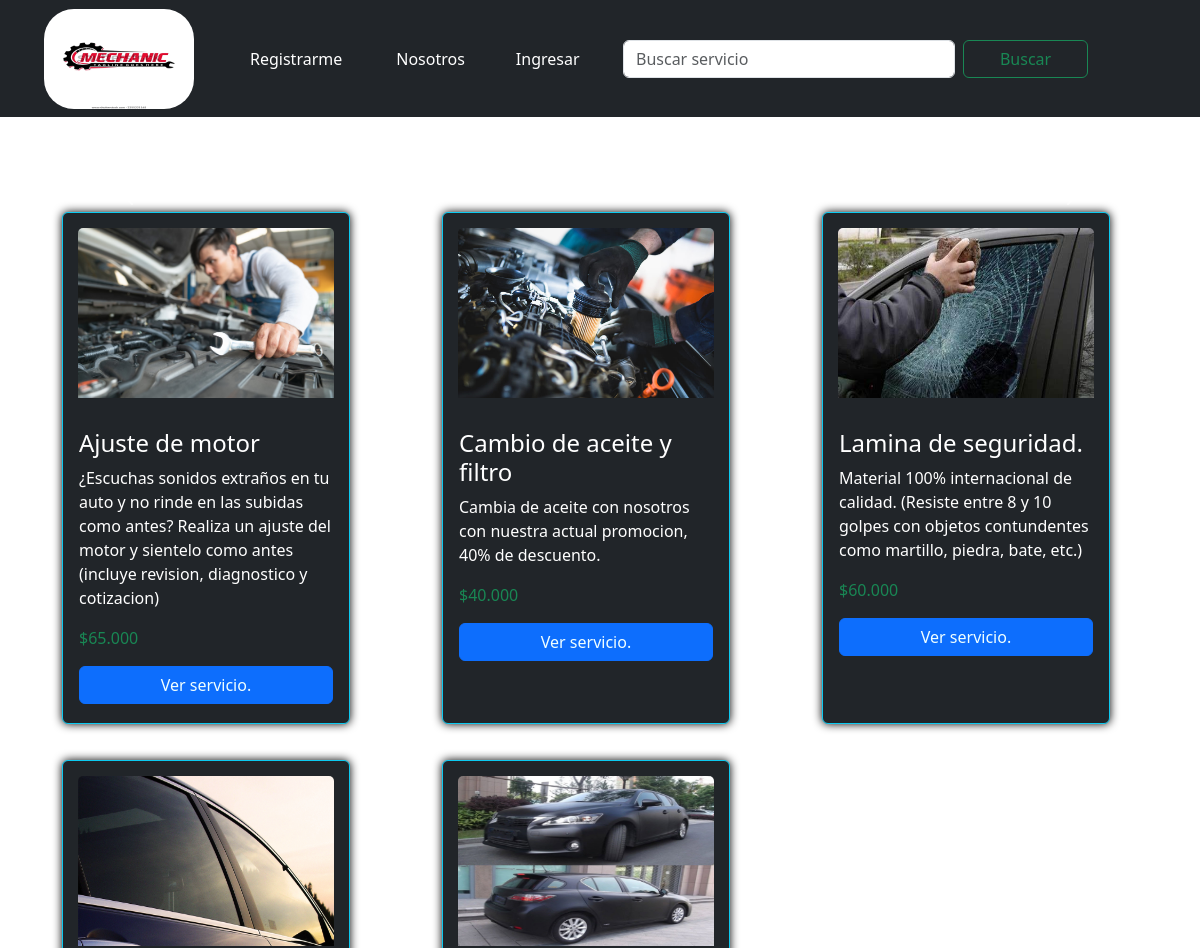
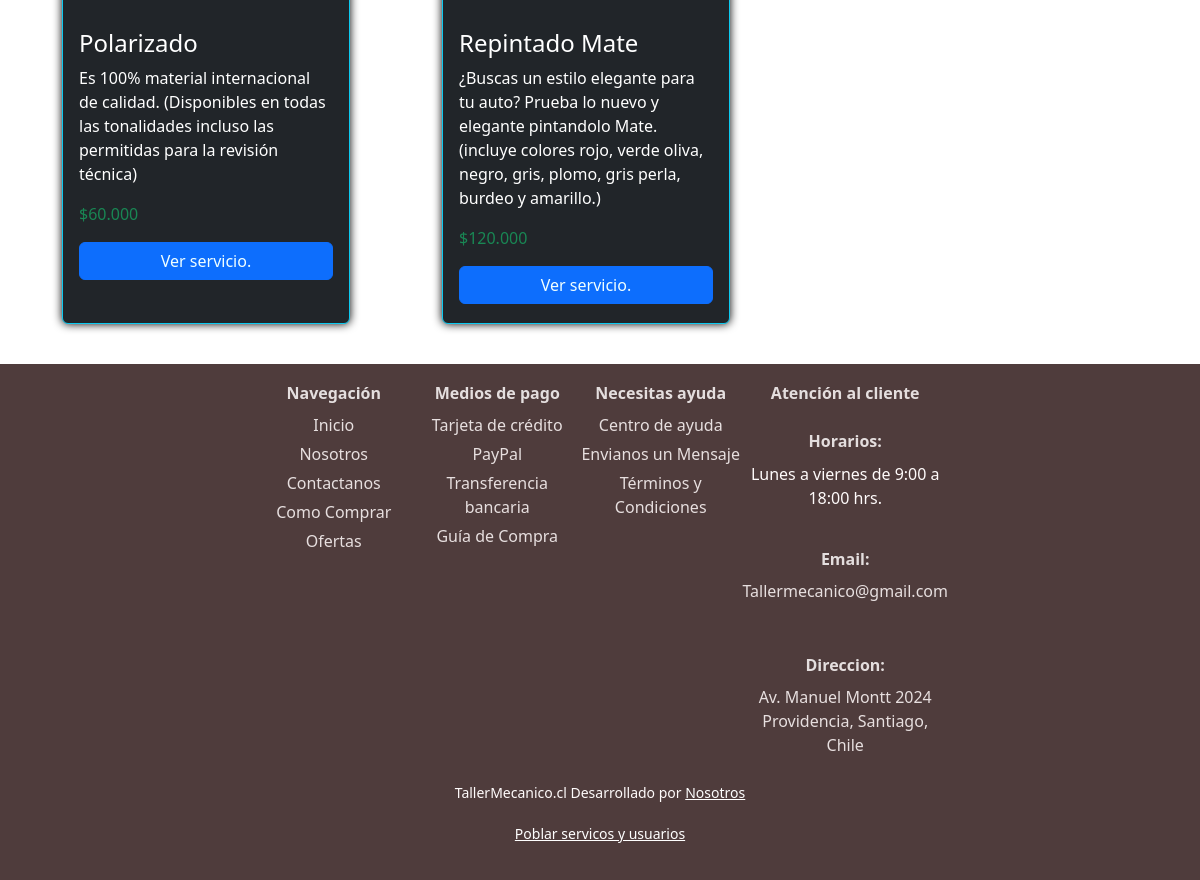
The page / on the database its author committed (2 pictures, top to bottom).
### core/models.py (models this page shows, shortened)
class Servicio(models.Model):
    nombre = models.CharField(max_length=100, blank=False, null=False, verbose_name='Nombre del servicio')
    descripcion = models.CharField(max_length=400, blank=False, null=False, verbose_name='Descripción')
    precio = models.IntegerField(blank=False, null=False, verbose_name='Precio')
    imagen = models.ImageField(upload_to='productos/', blank=False, null=False, verbose_name='Imagen')
    class Meta:
        db_table = 'Servicio'
        verbose_name = "Servicio"
        verbose_name_plural = "Servicios"
        ordering = [ 'nombre']

### core/views.py (the view)
# urls.py: path('', inicio, name="inicio"),
def inicio(request):
    if request.method == 'POST':
        buscar = request.POST.get('buscar')
        registros = Servicio.objects.filter(nombre__icontains=buscar).order_by('nombre')
    else:
        registros = Servicio.objects.all().order_by('nombre')
    servicios = []
    for registro in registros:
        servicios.append(obtener_info_producto(registro.id))
    datos = { 'servicios': servicios }
    return render(request, "core/inicio.html",datos)

### core/templatetags/custom_filters.py (called while the page is built)
@register.filter
def formatear_dinero(value):
    value = round(value)
    value = f'${value:,}'
    value = value.replace(',', '.')
    return value

### core/views.py (called while the page is built)
def obtener_info_producto(servicio_id):
    servicios = Servicio.objects.get(id=servicio_id)
    return {
        'id':servicios.id,
        'nombre': servicios.nombre,
        'descripcion': servicios.descripcion,
        'precio':servicios.precio,
        'imagen': servicios.imagen,
    }

### core/templates/core/inicio.html (shortened to what this page needs)
{% extends 'core/base.html' %}
{% load static %}
{% load custom_filters %}
    {% block content %}
    <body >
    <main role="main" class="carrusel">
        <div id="st1" class="container">
            <section class="text-center">
                <div id="carouselExampleIndicators" class="carousel slide bs2" data-bs-ride="carousel">
                    <div class="carousel-indicators active">
                        <button type="button" data-bs-target="#carouselExampleIndicators" data-bs-slide-to="0"
                            class="active" aria-current="true" aria-label="Slide 1"></button>
                        <button type="button" data-bs-target="#carouselExampleIndicators" data-bs-slide-to="1"
                            aria-label="Slide 2"></button>
                        <button type="button" data-bs-target="#carouselExampleIndicators" data-bs-slide-to="2"
                            aria-label="Slide 3"></button>
                    </div>
                    <button class="carousel-control-prev" type="button" data-bs-target="#carouselExampleIndicators"
                        data-bs-slide="prev">
                        <span class="carousel-control-prev-icon" aria-hidden="true"></span>
                    </button>
                    <button class="carousel-control-next" type="button" data-bs-target="#carouselExampleIndicators"
                        data-bs-slide="next">
                        <span class="carousel-control-next-icon" aria-hidden="true"></span>
                    </button>
                </div>
            </section>
        </div>
    </main>
    {% if servicios %}
    <div>
        <div class="container color">
            <div id="producto" class="row color">
                {% for servicio in servicios %}
                <div class="col-4">
					<div class="card text-bg-dark border-info mb-3" style="width: 18rem; margin:20px; height:32em;">
                        <img src="/media/{{ servicio.imagen }}" class="card-img-top" >
                        <div class="card-body">
                            <h4 class="card-title">{{ servicio.nombre }}</h4>
                            <p class="card-text">{{ servicio.descripcion }}</p>
                            <p class="text-success ">{{ servicio.precio|formatear_dinero }}</p>
                            <a id="cbp" href="{% url 'ficha' servicio.id %}"  class="btn btn-primary csc">Ver servicio.</a>
                        </div>
					</div>
				</div>
                {% endfor %}
            </div>
        </div>
    </div>
    {% else %}
        <h2>No se encontraron productos</h2>
    {% endif %}
    {% endblock content %}

### core/templates/core/base.html (shortened to what this page needs)
{% load static %}
<!DOCTYPE html>
<html lang="en">
<head>
    <link href="https://cdn.jsdelivr.net/npm/bootstrap@5.3.0-alpha1/dist/css/bootstrap.min.css" rel="stylesheet"
>
    <link rel="stylesheet" href="{% static 'core/CSS/footer.css' %}">
    <link rel="stylesheet" href="{% static 'core/CSS/cosas.css' %}">
</head>
<body class="bodystyle1">
    <nav class="navbar navbar-expand-lg navbar-dark bg-dark fixed-top"
    name="menu-superior"
    id="menu-superior">
        <div class="container-fluid">
        <a class="navbar-brand-margin-end"
        style="padding-left:2em;"
        href="{% url 'inicio' %}">
        <img class="logo-glock log  d-inline-block align-text-top"
            width="150"
            height="100"
            src="{% static 'core/img/logo.png' %}"
            alt="Logo">
        </a>
        <div  class="collapse navbar-collapse" id="navbarSupportedContent">
            <ul class="navbar-nav me-auto mb-2 mb-lg-0">
            {% if not user.is_authenticated %}
                <li class="nav-input">
                    <a style="margin-left: 48px;"
                    class="nav-link active"
                    aria-current="page"
                    href="{% url 'registro' %}"
                    >Registrarme</a>
                </li>
            {% endif %}
            <li class="nav-item">
                <a style="margin-left: 38px;"
                class="nav-link active"
                aria-current="page"
                href="{% url 'nosotros' %}"
                >Nosotros</a>
            </li>
            {% if not user.is_authenticated %}
                <li class="nav-item">
                    <a style="margin-left:35px;"
                    class="nav-link active"
                    aria-current="page"
                    href="{% url 'ingresar' %}"
                    >Ingresar</a>
                </li>
            {% endif %}
            </ul>
            <form method = "post" action = "{% url 'inicio' %}" class = "d-flex" role= "search">
                <input class = "form-control me-2"
                type = "search"
                placeholder = "Buscar servicio"
                aria-label = "Search"
                id = "buscar"
                name = "buscar">
                <button class = "btn btn-outline-success" style = "margin-right:100px; width:200px;"
                type = "submit"
                >Buscar</button>
            </form>
            </div>
        </div>
    </nav>
    <br><br><br><br><br><br><br><br>
    {% block content %}
    {% endblock content %}
    <br>
    <footer id="footerContainer">
        <div class="footer-container">
            <div class="footer-section">
                <h3>Navegación</h3>
                <ul>
                <li><a href="#">Inicio</a></li>
                <li><a href="{% url 'nosotros' %}">Nosotros</a></li>
                <li><a href="#">Contactanos</a></li>
                <li><a href="#">Como Comprar</a></li>
                <li><a href="#">Ofertas</a></li>
                </ul>
            </div>
            <div class="footer-section">
                <h3>Medios de pago</h3>
                <ul>
                <li><a href="#">Tarjeta de crédito</a></li>
                <li><a href="#">PayPal</a></li>
                <li><a href="#">Transferencia bancaria</a></li>
                <li><a href="#">Guía de Compra</a></li>
                </ul>
            </div>
            <div class="footer-section">
                <h3>Necesitas ayuda</h3>
                <ul>
                <li><a href="#">Centro de ayuda</a></li>
                <li><a href="#">Envianos un Mensaje</a></li>
                <li><a href="#">Términos y Condiciones</a></li>
                </ul>
            </div>
            <div class="footer-section">
                <h3 class="footer-section">Atención al cliente
                <br><br>
                <h3>Horarios:</h3>
                </h3>
                <P style="color: #fffbfb;">Lunes a viernes de 9:00 a 18:00 hrs.</P>
                <br>
            <ul>
                <li>
                <h3>Email:</h3>
                <a href="#">Tallermecanico@gmail.com</a></li>
                <br><br>
                <li><h3>Direccion:</h3>
                <a href="{% url 'nosotros' %}">Av. Manuel Montt 2024 Providencia, Santiago, Chile</a></li>
                </ul>
            </div>
        </div>
        <div class="footer-bottom">
            <p> TallerMecanico.cl Desarrollado por <a style="color: white;" href="{% url 'nosotros' %}">Nosotros</a></p>
        </div>
        <div class="footer-bottom">
            <p> <a  style="color: white; " href="{% url 'poblar' %}">Poblar servicos y usuarios</a></p>
        </div>
    </footer>
</body>
</html>

### core/static/core/CSS/footer.css (style rules this page uses)
footer { background-color: #4f3c3c; padding: 20px; text-align: center; left: 0; bottom: 0; width: 100%; }
.footer-container { display: flex; justify-content: space-between; max-width: 60%; margin: 0 auto; }
.footer-section { flex: 1; }
.footer-section h3 { color: #e4dede; font-size: 16px; font-weight: bold; margin-bottom: 10px; }
.footer-section ul { list-style: none; margin: 0; padding: 0; }
.footer-section ul li { margin-bottom: 5px; }
.footer-section ul li a { color: #e7dfdf; text-decoration: none; }
.footer-bottom { margin-top: 20px; text-align: center; }
.footer-bottom p { color: #fffbfb; font-size: 14px; }

### core/static/core/CSS/cosas.css (style rules this page uses)
.bodystyle1::before { content: ""; background-image: url("https://p4.wallpaperbetter.com/wallpaper/592/800/875/4k-2018-cars-lamborghini-aventador-s-roadster-luxury-cars-wallpaper-preview.jpg"); background-repeat: no-repeat; background-size: cover; background-attachment: fixed; position: fixed; top: 0; left: 0; width: 100%; height: 100%; z-index: -1; filter: blur(8px); }
.log { border-radius: 30px; }
.card { box-shadow: 0 0 10px black; transition: transform 0.4s ease; }
.card a { display: block; color:azure; text-transform: none; text-decoration: none; }
.card img { height:170px; width: 16em; margin:15px; }

### rows shown on the page
Servicio: imagen (picture), nombre "Ajuste de motor", descripcion "¿Escuchas sonidos extraños en tu auto y no rinde en las subidas como antes? Realiza un ajuste del motor y sientelo como antes (incluye revision, diagnostico y cotizacion)"
Servicio: imagen (picture), nombre "Cambio de aceite y filtro", descripcion "Cambia de aceite con nosotros con nuestra actual promocion, 40% de descuento."
Servicio: imagen (picture), nombre "Lamina de seguridad.", descripcion "Material 100% internacional de calidad. (Resiste entre 8 y 10 golpes con objetos contundentes como martillo, piedra, bate, etc.)"
Servicio: imagen (picture), nombre "Polarizado", descripcion "Es 100% material internacional de calidad. (Disponibles en todas las tonalidades incluso las permitidas para la revisión técnica)"
Servicio: imagen (picture), nombre "Repintado Mate", descripcion "¿Buscas un estilo elegante para tu auto? Prueba lo nuevo y elegante pintandolo Mate. (incluye colores rojo, verde oliva, negro, gris, plomo, gris perla, burdeo y amarillo.)"

### other values the page prints
{{ servicio.precio|formatear_dinero }} "$65.000" "$40.000" "$60.000" "$60.000" "$120.000"
